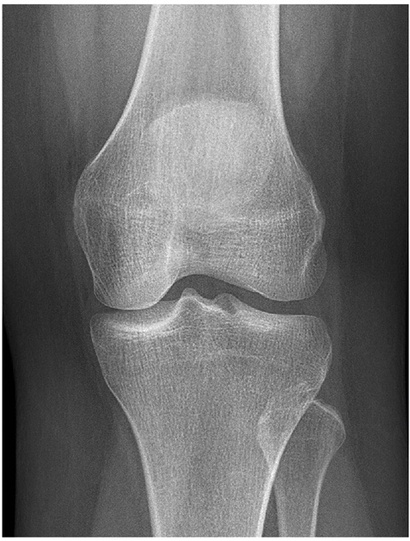
#> input picture imageLumination/1.jpg, 410 x 541 px, shrunk from 500 x 660 before the run
$ jupyter execute --allow-errors ComputerVision.ipynb
#> lines starting #> are read from the running program, lines starting #| are printed output that depends on the picture
#> further down, sample is the input picture: shape (541, 410, 3); mean B, G, R 109.6, 109.6, 109.6
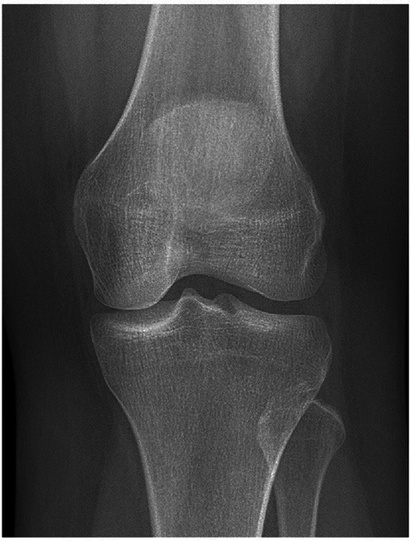
#> input picture imageLumination/1_low.jpg, 410 x 541 px, shrunk from 500 x 660 before the run
#> further down, img is the input picture: shape (541, 410, 3); mean B, G, R 62.8, 62.8, 62.8
[cell 1]
import cv2

def valueAvg(v,row,col):
    ans = 0
    for i in range(row):
        for j in range(col):
            ans += v[i,j]
    return(ans/(row*col))

def makeEqual(sample,img):
    sample_hsv = cv2.cvtColor(sample,cv2.COLOR_BGR2HSV)
#> sample_hsv: shape (541, 410, 3); mean H, S, V 0.1, 0, 109.6
    img_hsv = cv2.cvtColor(img,cv2.COLOR_BGR2HSV)
#> img_hsv: shape (541, 410, 3); mean H, S, V 0.8, 0.1, 62.8
    h_sam,s_sam,v_sam = cv2.split(sample_hsv)
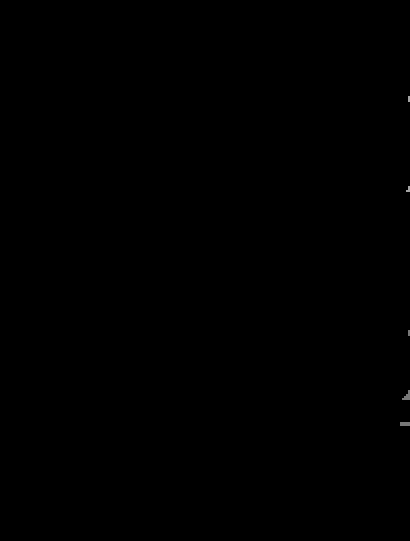
#> h_sam: shape (541, 410); min 0, max 165, mean 0.1
    h_img,s_img,v_img = cv2.split(img_hsv)

    row_sam,col_sam = v_sam.shape
#> row_sam = 541; col_sam = 410
    row_img,col_img = v_img.shape
#> row_img = 541; col_img = 410
    val_sample = valueAvg(v_sam,row_sam,col_sam)
#> after the loop in valueAvg, `for i in range(row):`: ans = 24302726
#> val_sample = 109.6
    val_img = valueAvg(v_img,row_img,col_img)
#> val_img = 62.82

    final_val = int(val_sample - val_img)
#> final_val = 46
    lim = 255 - final_val
#> lim = 209
    v_sam[v_sam > lim] = 255
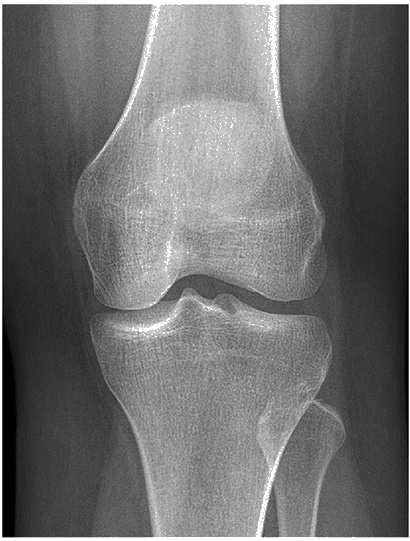
#> v_sam: shape (541, 410); min 0, max 255, mean 109.9
    v_sam[v_sam <= lim] += final_val
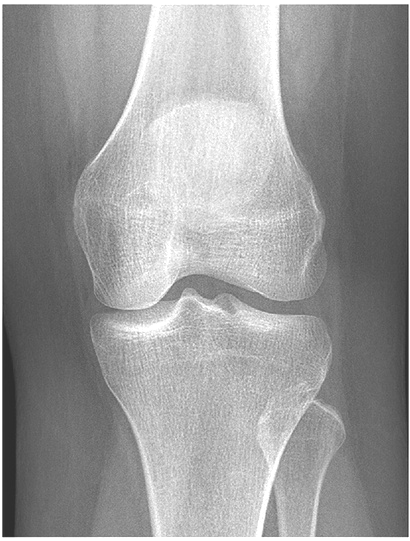
#> v_sam: shape (541, 410); min 46, max 255, mean 154.6

    final_hsv = cv2.merge((h_sam, s_sam, v_sam))
#> final_hsv: shape (541, 410, 3); mean H, S, V 0.1, 0, 154.6
    final_img = cv2.cvtColor(final_hsv, cv2.COLOR_HSV2BGR)
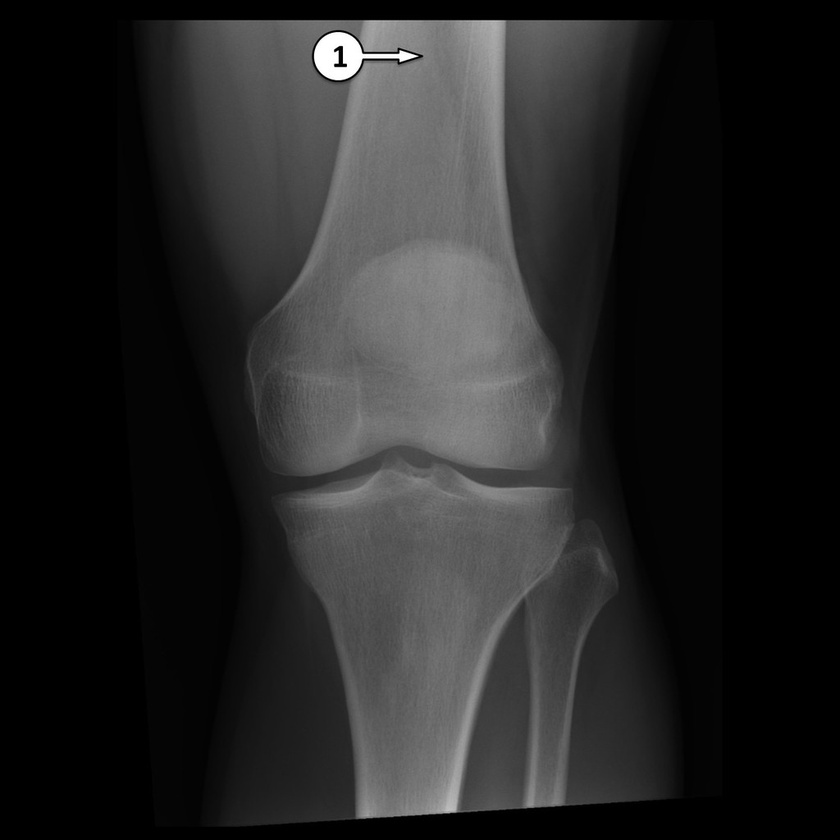
#> input picture imageLumination/2.jpeg, 840 x 840 px, shrunk from 1024 x 1024 before the run
#> further down, img is the input picture: shape (840, 840, 3); min 0, max 255, mean 37.3
    return final_img


sample = cv2.imread('1.jpg')
img = cv2.imread('1_low.jpg')

final_img = makeEqual(sample,img)

#cv2.imshow('Image',img)
#cv2.imshow('Sample',sample)
#cv2.imshow('Final Image',final_img)
cv2

[cell 2]
import cv2
import numpy as np
np.set_printoptions(threshold=np.inf)

def valueSum(v,row,col):
    for i in range(row):
        for j in range(col):
            ans += v[i,j]
    return(ans/(row*col))

def increase_brightness(img, value=30):
#> called with value = 20
    hsv = cv2.cvtColor(img, cv2.COLOR_BGR2HSV)
#> hsv: shape (840, 840, 3); mean H, S, V 0, 0, 37.3
    h, s, v = cv2.split(hsv)
#> h: shape (840, 840); every value is 0
    #####
    print(v.shape)
#| (840, 840)
    row, col = v.shape
#> row = 840; col = 840
    ans = valueSum(v,row,col)

    lim = 255 - value
    v[v > lim] = 255
    v[v <= lim] += value

    final_hsv = cv2.merge((h, s, v))
    img = cv2.cvtColor(final_hsv, cv2.COLOR_HSV2BGR)
    return img


img = cv2.imread('2.jpeg') #load rgb image
#> (the rest of this cell did not finish here and is left out)

[cell 3]
import cv2
img = cv2.imread('1_low.jpg') #load rgb image
hsv = cv2.cvtColor(img, cv2.COLOR_BGR2HSV) #convert it to hsv

value = 2
hsv[:,:,2] += value
#> hsv: shape (541, 410, 3); mean H, S, V 0.8, 0.1, 62.9

img = cv2.cvtColor(hsv, cv2.COLOR_HSV2BGR)
#> img: shape (541, 410, 3)
cv2.imshow('Original image',img)
#cv2.imwrite("image_processed.jpg", img)

[cell 4]
import cv2

image = cv2.imread('1_low.jpg')
hsvImage = cv2.cvtColor(image, cv2.COLOR_BGR2HSV)

cv2.imshow('Original image',image)
cv2.imshow('HSV image', hsvImage)

cv2.waitKey(0)
cv2.destroyAllWindows()

[cell 5]
import cv2 as cv

#img = cv.imread('1.png')
src = cv.imread('1_low.png')
#print(img)

[cell 6]
src = cv.cvtColor(src, cv.COLOR_BGR2GRAY)
#img = cv.cvtColor(img, cv.COLOR_BGR2GRAY)
dst = cv.equalizeHist(src)
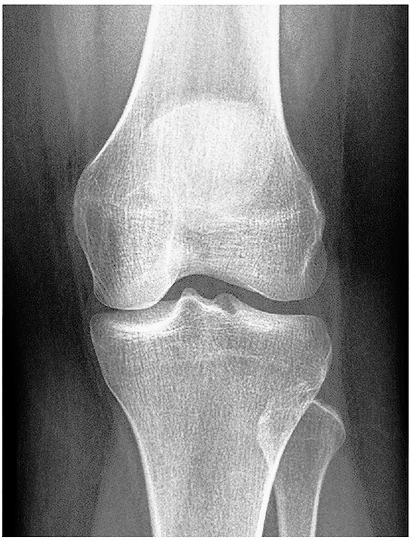
#> dst: shape (541, 410); min 0, max 255, mean 127.7
